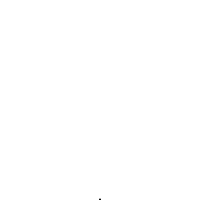
Frame 1 (no input)
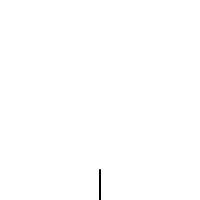
Frame 60 (the mouse pressed at the canvas centre just before this capture)
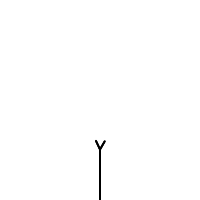
Frame 120 (the mouse held since frame 60 and released just before this capture)

The Processing sketch that drew these frames (run headless with seeded random() and noise(); from frame 60 on, the mouse is pressed at the canvas centre):

// Processing sketch: Tree2
// ── Tree2.pde
// Recursive Tree (w/ ArrayList)
// Daniel Shiffman <http://www.shiffman.net>

// Recursive branching "structure" without an explicitly recursive function
// Instead we have an ArrayList to hold onto N number of elements
// For every element in the ArrayList, we add 2 more elements, etc. (this is the recursion)

// An arraylist that will keep track of all current branches
ArrayList<Branch> tree;

void setup() {
  size(200,200);
  background(255);
  smooth();
  
  // Setup the arraylist and add one branch to it
  tree = new ArrayList();
  // A branch has a starting location, a starting "velocity", and a starting "timer" 
  Branch b = new Branch(new PVector(width/2,height),new PVector(0,-0.5),100);
  // Add to arraylist
  tree.add(b);
}

void draw() {
  // Try erasing the background to see how it works
  // background(255);
  
  // Let's stop when the arraylist gets too big
  if (tree.size() < 1024) {
    // For every branch in the arraylist
    for (int i = tree.size()-1; i >= 0; i--) {
      // Get the branch, update and draw it
      Branch b = tree.get(i);
      b.update();
      b.render();
      // If it's ready to split
      if (b.timeToBranch()) {
        tree.remove(i);             // Delete it
        tree.add(b.branch( 30));   // Add one going right
        tree.add(b.branch(-25));   // Add one going left
      }
    }
  }
}



// ── Branch.pde
// Recursive Tree (w/ ArrayList)
// Daniel Shiffman <http://www.shiffman.net>

// A class for one branch in the system

// Created 2 May 2005

class Branch {
  // Each has a location, velocity, and timer 
  // We could implement this same idea with different data
  PVector loc;
  PVector vel;
  float timer;
  float timerstart;

  Branch(PVector l, PVector v, float n) {
    loc = l.get();
    vel = v.get();
    timerstart = n;
    timer = timerstart;
  }
  
  // Move location
  void update() {
    loc.add(vel);
  }
  
  // Draw a dot at location
  void render() {
    fill(0);
    noStroke();
    ellipseMode(CENTER);
    ellipse(loc.x,loc.y,2,2);
  }
  
  // Did the timer run out?
  boolean timeToBranch() {
    timer--;
    if (timer < 0) {
      return true;
    } else {
      return false;
    }
  }

  // Create a new branch at the current location, but change direction by a given angle
  Branch branch(float angle) {
    // What is my current heading
    float theta = vel.heading2D();
    // What is my current speed
    float mag = vel.mag();
    // Turn me
    theta += radians(angle);
    // Look, polar coordinates to cartesian!!
    PVector newvel = new PVector(mag*cos(theta),mag*sin(theta));
    // Return a new Branch
    return new Branch(loc,newvel,timerstart*0.66f);
  }
  
}
